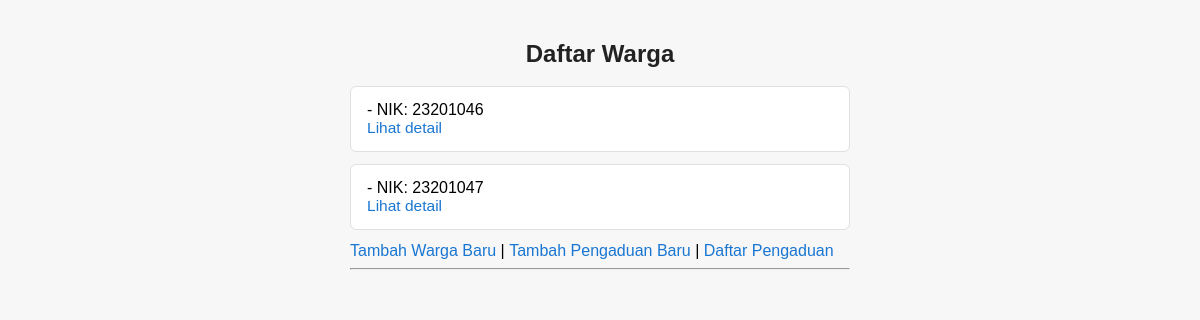
/warga/, run on an earlier commit of the app's database.
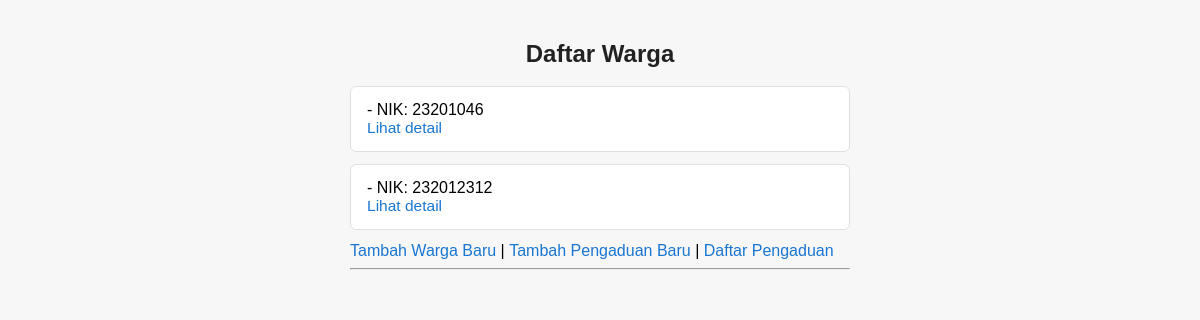
And on a later commit of the database.
### warga/models.py (models this page shows, shortened)
class Warga(models.Model):
    nik = models.CharField(
        max_length=16,
        unique=True,
        verbose_name="Nomor Induk Kependudukan"
    )
    nama_lengkap = models.CharField(
        max_length=100,
        verbose_name="Nama Lengkap"
    )
    alamat = models.TextField(
        verbose_name="Alamat Tinggal",
        default=""
    )
    no_telepon = models.CharField(
        max_length=15,
        blank=True,
        verbose_name="Nomor Telepon"
    )
    tanggal_registrasi = models.DateTimeField(
        auto_now_add=True
    )

### warga/views.py (the view)
# urls.py: path('warga/', WargaListView.as_view(), name='warga_list'),
class WargaListView(ListView):
    model = Warga

### warga/templates/warga/warga_list.html (shortened to what this page needs)
<!DOCTYPE html>
<html lang="en">
<head>
</head>
<body>
    <h1>Daftar Warga</h1>
    <ul>
    {% for warga in object_list %}
        <li>
             - NIK: {{ warga.nik }}
            <br>
            <a href="{% url 'warga_detail' warga.pk %}" style="color:#1976d2; font-size:0.97rem;">Lihat detail</a>
        </li>
    {% empty %}
        <li class="empty">Belum ada data warga yang terdaftar.</li>
    {% endfor %}
<a href="{% url 'warga_create' %}">Tambah Warga Baru</a>
 |
<a href="{% url 'pengaduan_create' %}">Tambah Pengaduan Baru</a>
 |
<a href="{% url 'pengaduan_list' %}">Daftar Pengaduan</a>
<hr>
    </ul>
</body>
</html>

What changed in the data, as far as the page shows it:
removed Warga: nik "23201047"
added Warga: nik "232012312"
